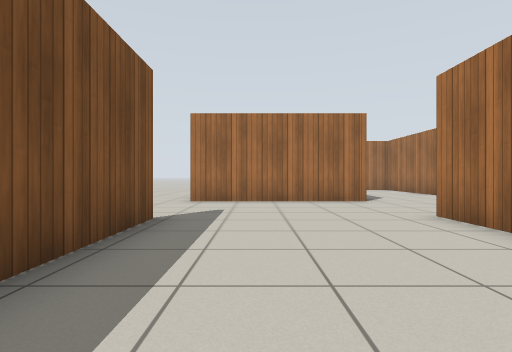
view 1 (above)

12 first-person views from a walk through a world built for the Gazebo simulator. The camera is 0.72 m above the floor, looks level and sees 80° across. The floor is counted in squares, 1 m on a side. Each view is taken from the middle of a square. On the plan, view 1 faces up. The plan holds only what a view shows up to about 10 squares ahead; the rest is blank. Gazebo's built-in surfaces are drawn with simple patterns.

view 2
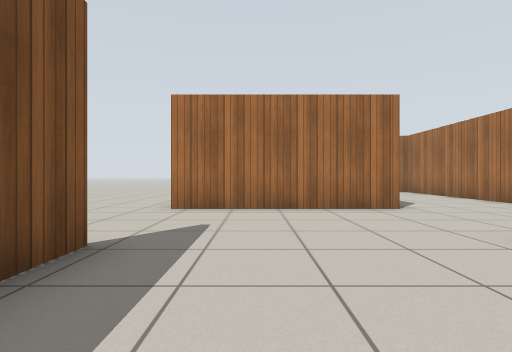

view 3
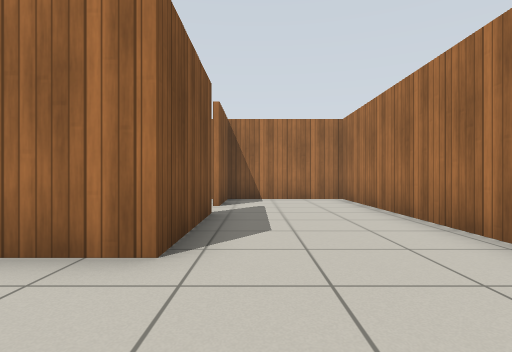

view 4
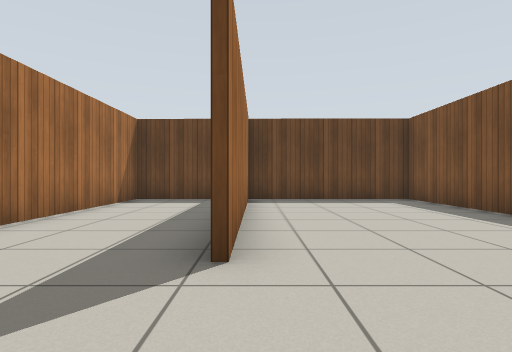

view 5
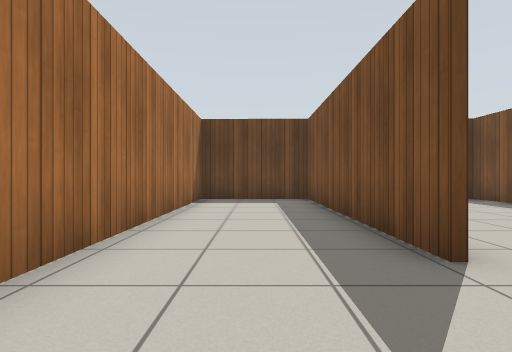

view 6
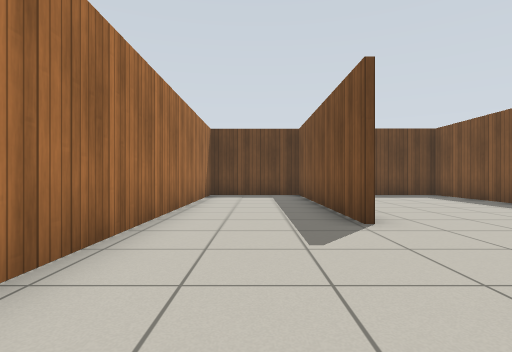

view 7
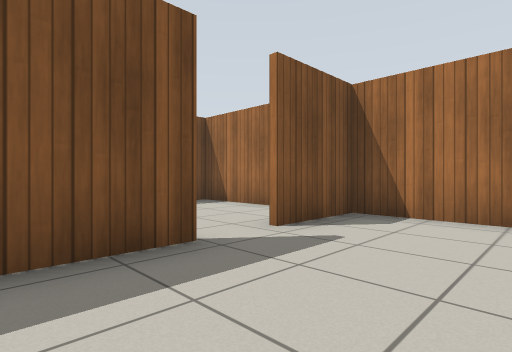

view 8
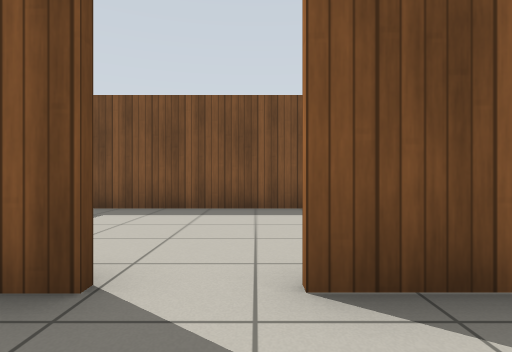

view 9
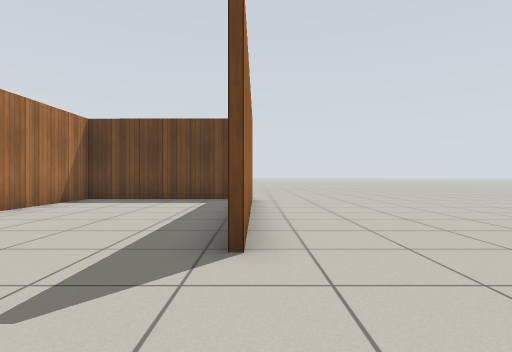

view 10
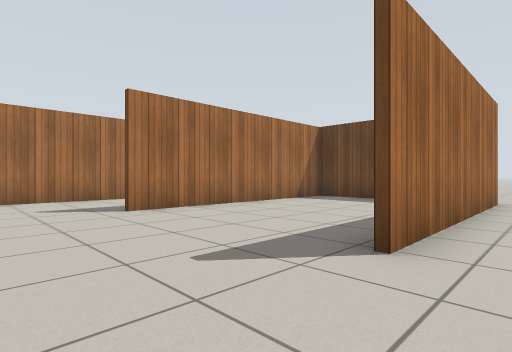

view 11
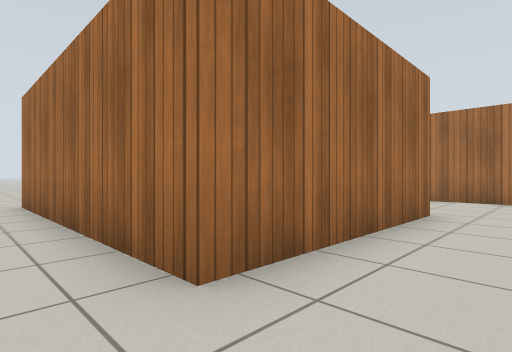

view 12
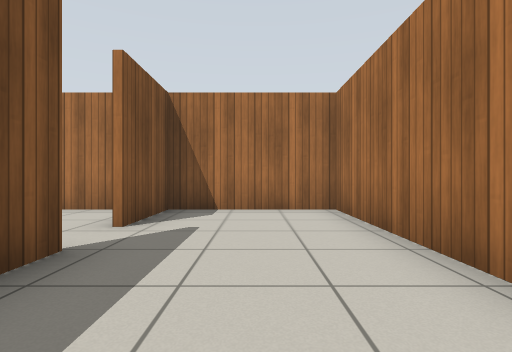

### Floor plan
Points are (right, up) in squares from view 1. A wall is a line through its corners. A room is listed if a view was taken in it or the views show most of it. See-through windows are left out.
Room 1 (views 1, 2, 3, 4, 5, 6, 7, 8, 9, 10, 11, 12)
walls: (3.4, 5.5) (3.4, -1.5) (6.7, -1.5) (6.7, 15.5) (3.1, 15.5) (3.1, 13.3); (-1.7, 5.2) (-1.7, -1.5) (3.2, -1.5) (3.2, 5.5); (3.1, 12) (3.1, 8.7) (-1.9, 8.7); (-1.9, -1.6) (-1.9, 5.2)
ways out: opening at (3, 12.5) to room 2; opening at (-3, -1); opening at (-3, 8)
Room 2 (no view inside)
walls: (2.8, 15.5) (-1.7, 15.5) (-1.7, 9.4)
ways out: opening at (3, 12.5) to room 1

Where each view was taken, in squares from view 1:
view 1: 0 up, 0 right, facing up
view 2: 2 up, 0 right, facing up
view 3: 6 up, 4 right, facing up
view 4: 8 up, 3 right, facing down
view 5: 8 up, 5 right, facing down
view 6: 10 up, 5 right, facing down
view 7: 10 up, 6 right, facing up-left
view 8: 13 up, 5 right, facing left
view 9: 8 up, 2 left, facing down
view 10: 8 up, 3 left, facing down-right
view 11: 7 up, 3 left, facing up-right
view 12: 9 up, 5 right, facing up
